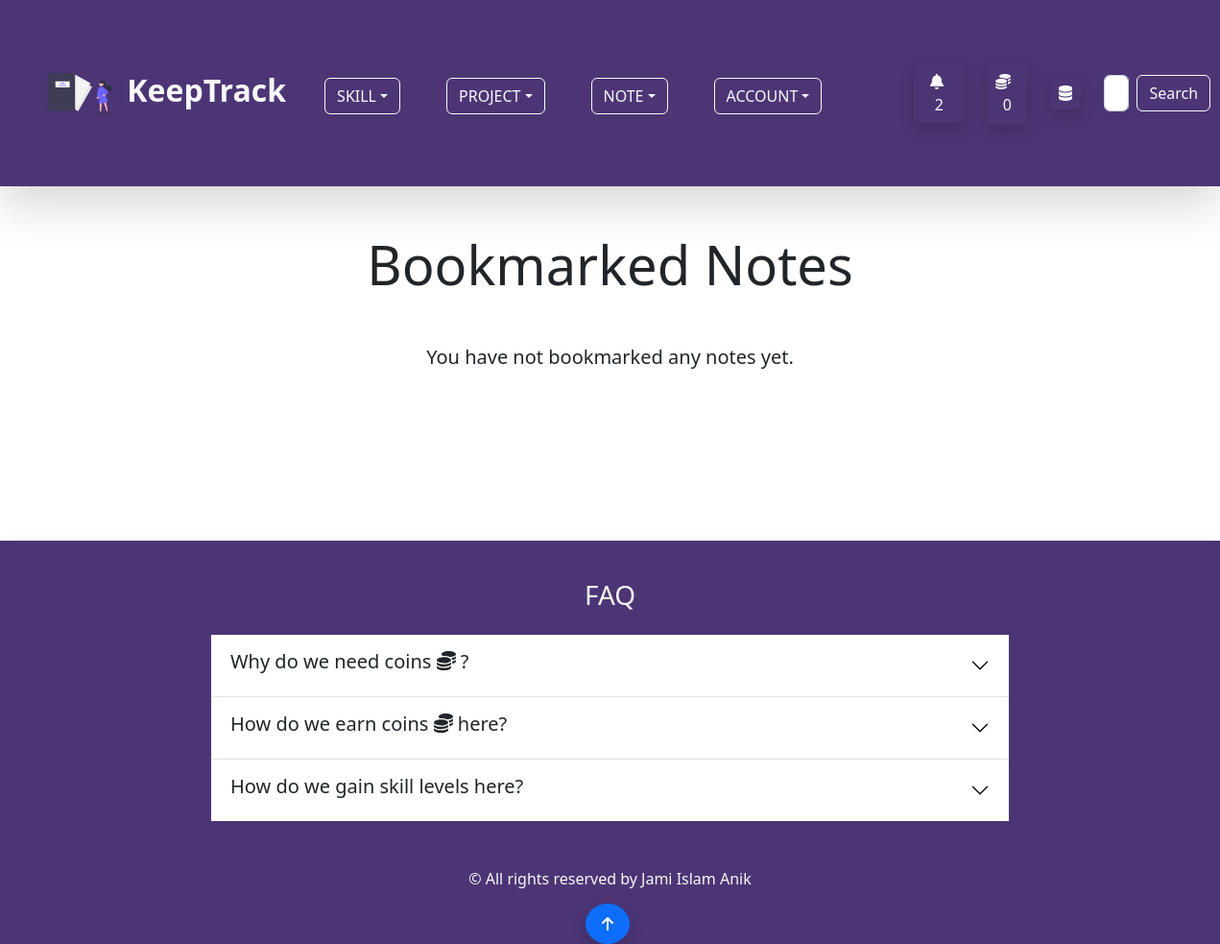
The app's page /note/bookmark_note/ (signed in), older data.
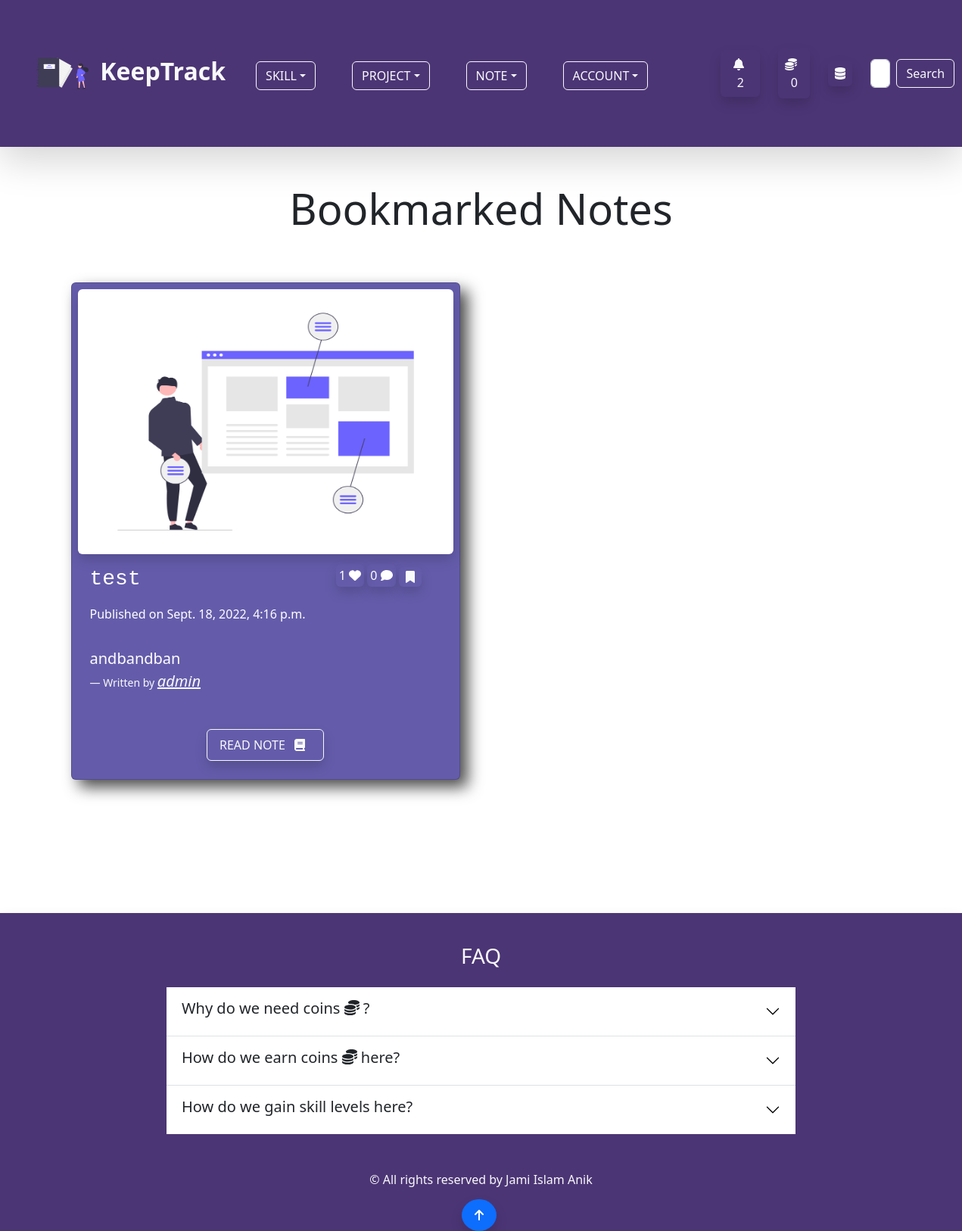
The same page, newer data.
### note/models.py (models this page shows)
class BookmarkedNote(models.Model):
    owner = models.ForeignKey(Profile,on_delete=models.CASCADE)
    note = models.ForeignKey(Note, on_delete = models.CASCADE)
    created_at = models.DateTimeField(auto_now_add=True)
    class Meta:
        ordering = ['-created_at']

class Note(models.Model):
    comment = GenericRelation(Comment)
    like = GenericRelation(Like)
    content_type = models.ForeignKey(ContentType, null=True, on_delete=models.SET_NULL)
    object_id = models.IntegerField()
    content_object = GenericForeignKey()
    owner = models.ForeignKey(Profile,on_delete=models.CASCADE)
    note_image = models.ImageField(null=True, blank =True, upload_to='keeptrack/images/')
    title = models.CharField(max_length=255)
    body = models.TextField()
    created_at = models.DateTimeField(auto_now_add=True)
    class Meta:
        ordering = ['-created_at']

### account/models.py (models this page shows, shortened)
class Profile(models.Model):
    user = models.OneToOneField(User,on_delete=models.CASCADE,null=True,blank=True)
    profile_image = models.ImageField(null=True,blank=True,upload_to='keeptrack/images/',default = 'keeptrack/default_images/default_profile_i2ejjp.png')
    username = models.CharField(max_length=255)
    first_name = models.CharField(max_length=255,null=True,blank=True)
    last_name = models.CharField(max_length=255,null=True,blank=True)
    bio = models.TextField(max_length=2000,blank=True,null=True)
    email = models.EmailField(max_length=255,blank=True,null=True)
    portfolio_site = models.URLField(max_length=500,blank=True,null=True)
    facebook = models.URLField(max_length=2000,blank=True,null=True)
    linkedin = models.URLField(max_length=2000,blank=True,null=True)
    youtube = models.URLField(max_length=2000,blank=True,null=True)
    coin = models.IntegerField(default=100,null=True,blank=True)
    def __str__(self):
        return self.username

### note/views.py (the view, shortened to what this page needs)
# urls.py: path('bookmark_note/',views.bookmark_note_page,name="bookmark-note-page"),
@login_required(login_url='login-page')
def bookmark_note_page(request):
    profile = request.user.profile
    queryset = profile.bookmarkednote_set.all()
    context = {
        'queryset':queryset,
    }
    return render(request,'note/bookmark_note_page.html',context)

### note/templates/note/bookmark_note_page.html (shortened to what this page needs)
{% extends 'base.html' %}
{% load static %}
{% block content %}
<div class="container pb-5">
    <h4 class="display-4 text-center my-5">Bookmarked Notes</h4>
        {% if queryset %}
        <div class="row">
          {% for bookmarked_note in queryset %}
          <div class="col col-12 col-md-6">
            <div class="card p-2 mx-3 my-3" id="project-page-card">
              {% if bookmarked_note.note.note_image %}
              <img src="{{ bookmarked_note.note.note_image.url }}" class="img-fluid w-100 shadow rounded" id="note-image-h"
                alt="Note Image" />
              {% else %}
              <img src="{% static 'images/default_note.png' %}" class="img-fluid w-100 shadow rounded" id="note-image-h"
                alt="Note Image" />
              {% endif %}
              <div class="card-body text-white">
                <div class="row">
                  <h3 class="col col-8 card-title font-monospace">{{ bookmarked_note.note.title }}</h3>
                  <div class="col col-4 pb-4">
                    <span class="p-1 rounded shadow">{{ bookmarked_note.note.like.count }} <i
                        class="fas fa-heart"></i></span>
                    <span class="p-1 rounded shadow">{{ bookmarked_note.note.comment.count }} <i
                        class="fas fa-comment"></i></span>
                        <form action="" method="POST" class=" d-inline-block">
                            <button class="btn shadow px-2 py-0 text-light" title="Unbookmark" type="submit" name="bookmarked_note_id" value="{{ bookmarked_note.id }}"><i class="fas fa-bookmark"></i></button>
                        </form>
                  </div>
                </div>
                <p>Published on {{ bookmarked_note.note.created_at }}</p>
                <figure class="py-3">
                  <blockquote class="blockquote">
                    <p class="lead">{{ bookmarked_note.note.body|slice:"60" }}
                  </blockquote>
                  <figcaption class="blockquote-footer text-light">Written by
                    <a href="{% url 'account-page' bookmarked_note.note.owner.username %}" class="fs-5 text-light"><cite title="Source Title">{{ bookmarked_note.note.owner }}</cite></a>
                  </figcaption>
                </figure>
                <div class="text-center">
                  <a href="{% url 'single-note-page' bookmarked_note.note.id %}"
                    class="btn btn-outline-light py-2 px-3 shadow">READ NOTE
                    <span><i class="fas fa-book px-2"></i></span>
                  </a>
                </div>
              </div>
            </div>
          </div>
          {% endfor %}
        </div>
        {% else %}
        <p class="lead text-center">You have not bookmarked any notes yet.</p>
        {% endif %}
</div>
{% endblock %}

Row changes from the older to the newer data that the page shows:
added BookmarkedNote: note "test", note.like.count "1", note.comment.count "0", {{ bookmarked_note.id }} 3 (drawn), note.created_at "Sept. 18, 2022, 4:16 p.m.", note.body "andbandban", note.owner "admin"
Text that changed along with them:
text no longer shown: "You have not bookmarked any notes yet."
